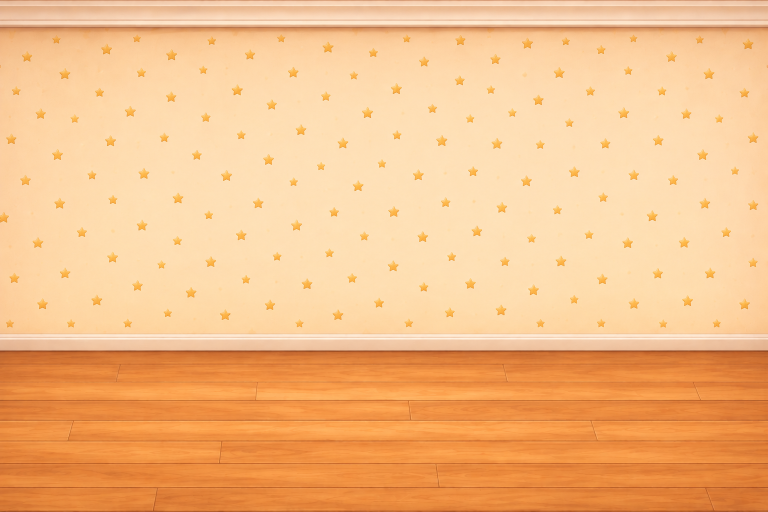
#> input picture assets/rooms/kids/kids_room_side.png, 1536 x 1024 px (shown at 1/2 size); its folder holds 5 pictures in this run
$ python process_room.py
#> lines starting #> are read from the running program, lines starting #| are printed output that depends on the picture; after the words box and inside, x2 and y2 are one past the last pixel; in counts of white or black regions, pixels touching at a corner belong together
#!/usr/bin/env python3
"""Builds seamless room textures and the window cut-out from the source room art.

Inputs  (kept untouched):
    assets/rooms/kids/kids_room_side.png    - room without window
    assets/rooms/kids/kids_room_center.png  - same room with a #FF00FF window
Outputs (lossless PNG):
    assets/rooms/kids/wall_tile.png   - wallpaper + cornice + baseboard, tiles horizontally
    assets/rooms/kids/floor_tile.png  - floor planks, tiles horizontally
    assets/rooms/kids/window.png      - window frame + sill with transparent glass

Run:  python3 tools/process_room.py   (needs numpy, scipy, pillow)
"""
from __future__ import annotations

import os
import numpy as np
from PIL import Image
from scipy import ndimage as ndi

ROOT = os.path.dirname(os.path.dirname(os.path.abspath(__file__)))
KIDS = os.path.join(ROOT, "assets", "rooms", "kids")

FLOOR_Y = 701          # first floor row (same in both source images)
WALLPAPER_Y = (56, 676)  # rows with star wallpaper (between cornice and baseboard)
OVERLAP = 256          # columns used for the wrap-around blend
CROP = (64, 1472)      # drop the darkest outer columns of the source
# plank row boundaries in the source (horizontal dark lines)
PLANK_ROWS = [701, 728, 764, 799, 840, 882, 927, 973, 1024]


def load(name: str) -> np.ndarray:
#> called with name = 'kids_room_side.png'
    return np.asarray(Image.open(os.path.join(KIDS, name)).convert("RGB")).astype(np.float64)
#> call 2 of load, with name = 'kids_room_center.png'
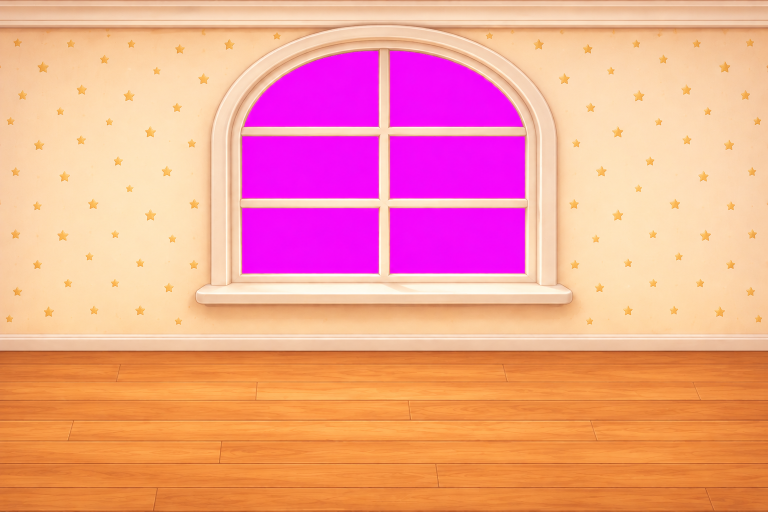
#> input picture assets/rooms/kids/kids_room_center.png, 1536 x 1024 px (shown at 1/2 size)


def save(arr: np.ndarray, name: str) -> None:
    mode = "RGBA" if arr.shape[2] == 4 else "RGB"
    Image.fromarray(np.clip(arr + 0.5, 0, 255).astype(np.uint8), mode).save(
        os.path.join(KIDS, name), optimize=True)
    print("wrote", name, arr.shape[1], "x", arr.shape[0])


def star_mask(img: np.ndarray) -> np.ndarray:
    r, b = img[..., 0], img[..., 2]
    m = (r - b) > 100
#> m: shape (701, 1536) bool; 8.1% white; 395 white regions (225 under 20 px), largest, box (x1, y1, x2, y2) and area: (0, 54, 1536, 142) 48523, (1447, 595, 1536, 668) 2007, (0, 638, 94, 668) 1908
    m[: WALLPAPER_Y[0]] = False
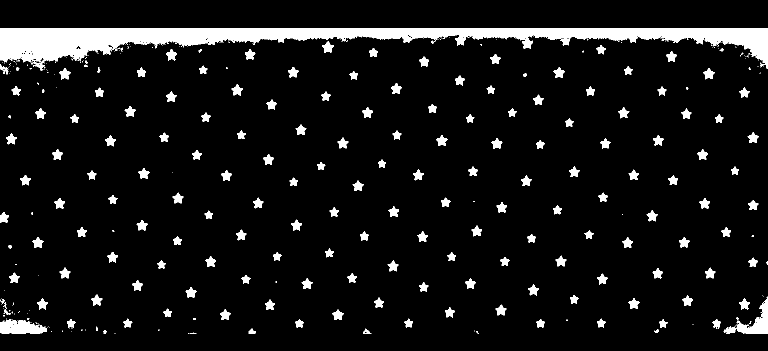
#> m: shape (701, 1536) bool (shown at 1/2 size); 7.9% white; 362 white regions (194 under 20 px), largest, box (x1, y1, x2, y2) and area: (0, 56, 1536, 142) 46615, (1447, 595, 1536, 668) 2007, (0, 638, 94, 668) 1908
    m[WALLPAPER_Y[1]:] = False
    m = ndi.binary_opening(m, iterations=1)
#> m: shape (701, 1536) bool; 7.7% white; 197 white regions (29 under 20 px), largest, box (x1, y1, x2, y2) and area: (0, 56, 1536, 142) 45859, (1448, 597, 1536, 668) 1940, (0, 638, 93, 668) 1839
    lab, _ = ndi.label(m)
#> lab: shape (701, 1536) int32; 209 distinct labels, from 0 to 208
    keep = np.zeros(lab.max() + 1, bool)
    for i, sl in enumerate(ndi.find_objects(lab), start=1):
        hh, ww = sl[0].stop - sl[0].start, sl[1].stop - sl[1].start
        keep[i] = 6 <= hh <= 45 and 6 <= ww <= 45   # star-sized blobs only
#> this loop made 208 passes
#> (hh, ww) on passes 1 to 3: (81, 1536), (4, 5), (3, 3)
    m = keep[lab]
#> m: shape (701, 1536) bool; 3.1% white; 163 white regions, largest, box (x1, y1, x2, y2) and area: (645, 83, 667, 105) 286, (118, 136, 141, 159) 286, (332, 98, 354, 121) 282
    return ndi.binary_dilation(m, iterations=6)
#> returned value: shape (701, 1536) bool; 8.9% white; 160 white regions, largest, box (x1, y1, x2, y2) and area: (112, 130, 147, 165) 747, (639, 77, 673, 111) 746, (326, 92, 360, 127) 737


def masked_blur(img: np.ndarray, valid: np.ndarray, sigma) -> np.ndarray:
#> called with sigma = (6, 90)
    w = ndi.gaussian_filter(valid.astype(np.float64), sigma)
    out = np.empty_like(img)
    for c in range(img.shape[2]):
        out[..., c] = ndi.gaussian_filter(img[..., c] * valid, sigma) / np.maximum(w, 1e-6)
    return out


def flatten_vignette(img: np.ndarray, ignore: np.ndarray, sigma) -> np.ndarray:
    """Divides out the low-frequency horizontal brightness falloff (vignette).

    The reference brightness of every row is the mean of its central part, so the
    designed vertical shading (cornice shadow etc.) is kept.
    """
    valid = ~ignore
    prof = masked_blur(img, valid, sigma)
    h, w = img.shape[:2]
#> h = 701; w = 1536
    centre = slice(int(w * 0.3), int(w * 0.7))
    target = prof[:, centre].mean(axis=1, keepdims=True)
#> target = 701 rows, first 8: [238.3, 195.9, 163.4], [238.4, 196.1, 163.7], [238.7, 196.6, 164.2], [239.1, 197.3, 164.9], [239.5, 198.1, 165.7], [239.9, 198.8, 166.4], [240.3, 199.5, 166.9], [240.6, 199.9, 167.2]
    return img * (target / np.maximum(prof, 1.0))
#> returned value: shape (701, 1536, 3) float64


def make_wall(side: np.ndarray) -> np.ndarray:
    wall = side[:FLOOR_Y].copy()
    stars = star_mask(wall)
    wall = flatten_vignette(wall, stars, (6.0, 90.0))[:, CROP[0]:CROP[1]]
#> wall: shape (701, 1408, 3) float64
    stars = stars[:, CROP[0]:CROP[1]]
#> stars: shape (701, 1408) bool; 8.9% white; 145 white regions (1 under 20 px), largest, box (x1, y1, x2, y2) and area: (48, 130, 83, 165) 747, (575, 77, 609, 111) 746, (262, 92, 296, 127) 737
    h, w = wall.shape[:2]
#> h = 701; w = 1408
    # vertical brightness: keep the designed look but remove the extra darkening
    # towards the very top of the wallpaper band (flat across x after flattening).
    wall_px = wall
    bg = wall.copy()
    filled = masked_blur(wall, ~stars, 5.0)
    bg[stars] = filled[stars]

    n = w - OVERLAP
#> n = 1152
    t = np.linspace(0.0, 1.0, OVERLAP)
    t = t * t * (3 - 2 * t)
    out = bg[:, :n].copy()
#> out: shape (701, 1152, 3) float64
    out[:, :OVERLAP] = bg[:, n:] * (1 - t)[None, :, None] + bg[:, :OVERLAP] * t[None, :, None]

    # re-place stars as whole objects (no ghosting), wrapping around the tile
    lab, cnt = ndi.label(stars)
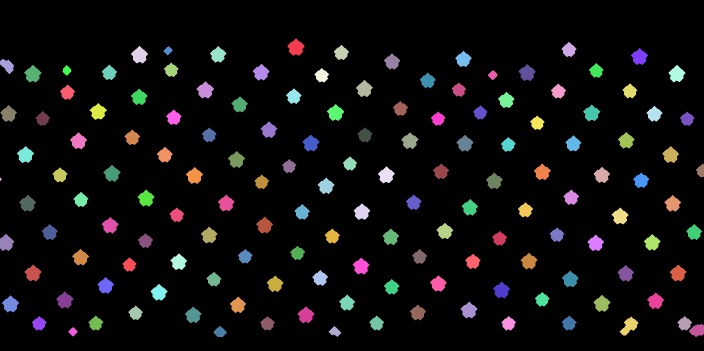
#> lab: shape (701, 1408) int32 (shown at 1/2 size); 146 distinct labels, from 0 to 145; one colour per label, 0 black
#> cnt = 145
    objs = ndi.find_objects(lab)
#> objs = 145 items
    placed: list[tuple[float, float]] = []
    soft_all = ndi.gaussian_filter(stars.astype(np.float64), 1.2)
    cand = []
    for i, sl in enumerate(objs, start=1):
        ys, xs = sl
        cy = (ys.start + ys.stop) / 2
        cx = (xs.start + xs.stop) / 2
        if cx >= n:
            ox = cx - n
            if ox / OVERLAP >= 0.5:
                continue
            shift = -n
        elif cx < OVERLAP:
            if cx / OVERLAP < 0.5:
                continue
            shift = 0
        else:
            shift = 0
        cand.append((i, sl, cx + shift, cy, shift))
#> this loop made 145 passes
#> (cy, cx, ox, shift) on passes 7, 12, 26, 35, 48, 67, 86, 100: (113, 1279, 127, -1152), (141, 1192.5, 40.5, -1152), (182, 1260, 108, -1152), (226, 1183.5, 31.5, -1152), (280.5, 1252.5, 100.5, -1152), (350, 1203.5, 51.5, -1152), (432, 1240, 88, -1152), (485.5, 1191.5, 39.5, -1152)
#> (cy, cx, shift) on passes 1 to 6: (94, 592, 0), (99, 1138, 0), (105, 683, 0), (109.5, 279, 0), (108.5, 436.5, 0), (102, 336.5, 0)
#> after the loop, cand = 119 items
    for i, sl, ox, oy, shift in cand:
        if any((ox - px) ** 2 + (oy - py) ** 2 < 40 ** 2 for px, py in placed):
            continue
        placed.append((ox, oy))
        ys, xs = sl
        y0, y1 = max(ys.start - 3, 0), min(ys.stop + 3, h)
        x0, x1 = max(xs.start - 3, 0), min(xs.stop + 3, w)
        a = soft_all[y0:y1, x0:x1] * (lab[y0:y1, x0:x1] == i).astype(np.float64)
        a = np.clip(ndi.gaussian_filter((lab[y0:y1, x0:x1] == i).astype(np.float64), 1.0) * 1.6, 0, 1)
        src = wall_px[y0:y1, x0:x1]
        for dx in range(x1 - x0):
            ox_col = (x0 + dx + shift) % n
            col = out[y0:y1, ox_col]
            out[y0:y1, ox_col] = col * (1 - a[:, dx, None]) + src[:, dx] * a[:, dx, None]
#> this loop made 119 passes
#> (i, ox, oy, shift, y0, y1, x0, x1) on passes 1, 2, 3, 4, 5, 6, 7, 8, 9, 11, 12, 13: (1, 592, 94, 0, 74, 114, 572, 612), (2, 1138, 99, 0, 81, 117, 1120, 1156), (3, 683, 105, 0, 87, 123, 665, 701), (4, 279, 109.5, 0, 89, 130, 259, 299), (5, 436.5, 108.5, 0, 89, 128, 417, 456), (6, 336.5, 102, 0, 90, 114, 324, 349), (7, 127, 113, -1152, 93, 133, 1259, 1299), (8, 927, 118, 0, 99, 137, 908, 946), (9, 784, 123, 0, 104, 142, 765, 803), (12, 40.5, 141, -1152, 123, 159, 1175, 1210), (13, 522.5, 144.5, 0, 125, 164, 503, 542), (14, 1054, 145, 0, 125, 165, 1034, 1074)
#> (i, ox, oy, shift) on passes 10, 15, 24: (11, 342.5, 139.5, 0), (17, 134, 140.5, 0), (27, 135, 184.5, 0)
#> after the loop, placed = 116 pairs, first value 31.5 to 1147, second value 94 to 664
#> in save, `mode = "RGBA" if arr.shape[2] == 4 else "RGB"`: mode = 'RGB'
#| wrote wall_tile.png 1152 x 701
    return out


def make_floor(side: np.ndarray) -> np.ndarray:
    floor = side[FLOOR_Y:].copy()
    none = np.zeros(floor.shape[:2], bool)
    floor = flatten_vignette(floor, none, (2.0, 220.0))[:, CROP[0]:CROP[1]]
#> in flatten_vignette (call 2), `valid = ~ignore`: valid: shape (323, 1536) bool; every value is 1
#> call 3 of masked_blur, with sigma = (2, 220)
#> in masked_blur (call 3), `w = ndi.gaussian_filter(valid.astype(np.float64), sigma)`: w: shape (323, 1536) float64; every value is 1
#> after the loop in masked_blur (call 3), `for c in range(img.shape[2]):`:
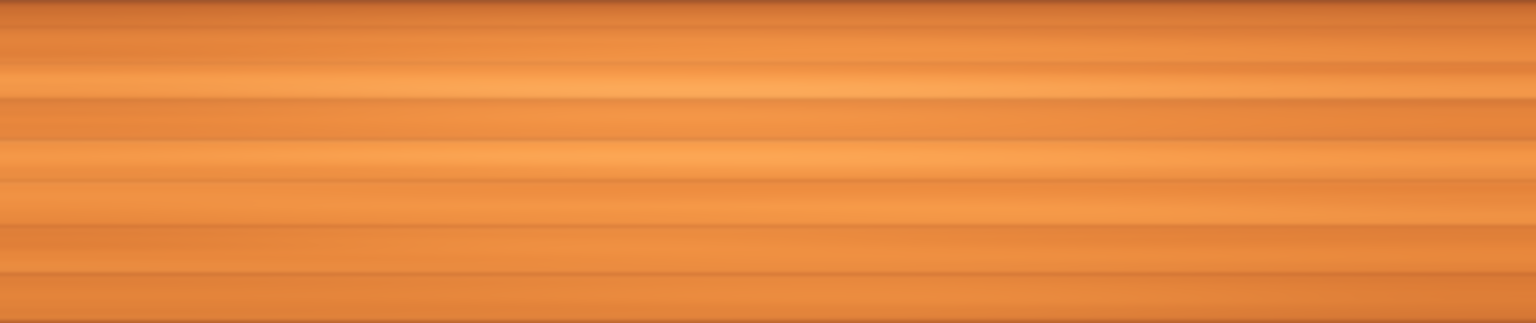
#> out: shape (323, 1536, 3) float64; mean R, G, B 232, 138.4, 64.3
#> in flatten_vignette (call 2), `target = prof[:, centre].mean(axis=1, keepdims=True)`: target = 323 rows, first 8: [162.1, 87.12, 45.38], [167.1, 89.34, 45.36], [175.4, 93.36, 45.68], [184.6, 98.29, 46.57], [192.7, 103.1, 47.86], [198.7, 107.1, 49.2], [202.9, 110.1, 50.35], [205.8, 112.3, 51.27]
#> floor: shape (323, 1408, 3) float64
    h, w = floor.shape[:2]
#> h = 323; w = 1408
    n = w - OVERLAP
#> n = 1152
    out = floor[:, :n].copy()
#> out: shape (323, 1152, 3) float64
    # per plank band: a hard cut drawn as a new plank joint, placed away from
    # the existing joints of both copies and staggered against the previous band
    lum = floor.mean(axis=2)
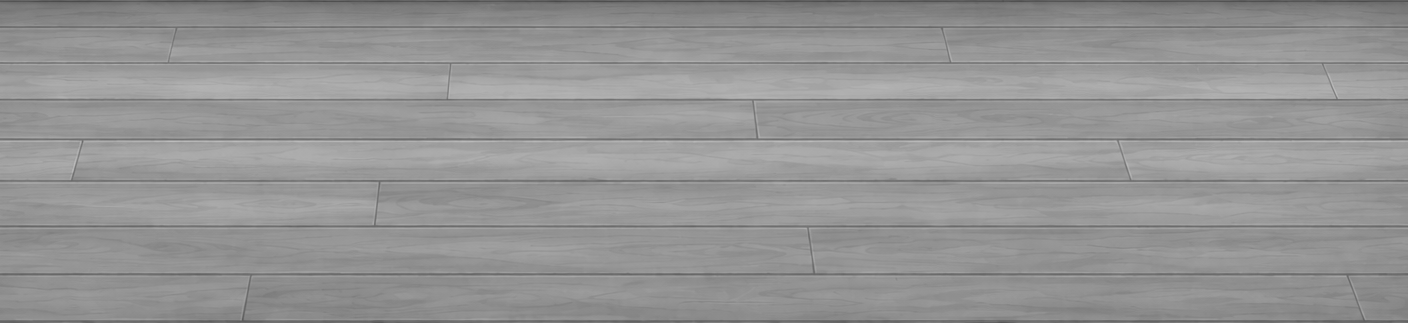
#> lum: shape (323, 1408) float64; min 75.04, max 189.9, mean 148.7
    prev = prev2 = -1000
    pref = [60, 200, 120, 30, 170, 90, 220, 140]
    for bi in range(len(PLANK_ROWS) - 1):
        y0, y1 = PLANK_ROWS[bi] - FLOOR_Y, PLANK_ROWS[bi + 1] - FLOOR_Y
        prof = lum[y0 + 4:y1 - 3].mean(axis=0)
        local = ndi.uniform_filter1d(prof, 15)
        joints = np.nonzero(prof < local - 8)[0]
        best, best_score = 128, -1.0
        for c in range(24, OVERLAP - 24, 2):
            out_joints = [j for j in joints if c <= j < n] + [j - n for j in joints if n <= j < n + c]
            dmin = min([abs(c - j) for j in out_joints] + [abs(c - (j - n)) for j in joints if j >= n] + [999])
            # distance to joints across the wrap as well
            dmin = min(dmin, min([abs(c - j) for j in joints if j < OVERLAP] + [999]))
            score = (min(dmin, 120) + min(abs(c - prev), 90) * 0.7 + min(abs(c - prev2), 60) * 0.5
                     - abs(c - pref[bi % len(pref)]) * 0.15)
            if score > best_score:
                best, best_score = c, score
        c = best
        prev2, prev = prev, c
        out[y0:y1, :c] = floor[y0:y1, n:n + c]
        for k in range(-2, 3):
            tt = (k + 2.5) / 5.0
            out[y0:y1, c + k] = floor[y0:y1, n + c + k] * (1 - tt) + floor[y0:y1, c + k] * tt
        line_y = slice(y0 + 2, y1 - 1)
        out[line_y, c - 1] *= 0.80
        out[line_y, c] *= 0.62
        out[line_y, c + 1] *= 0.85
#> this loop made 8 passes
#> joints on pass 3: [448, 449]
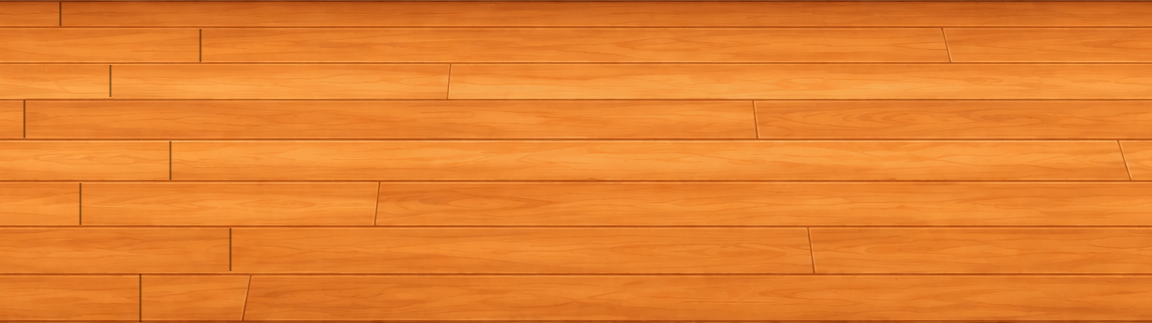
#> out: shape (323, 1152, 3) float64; mean R, G, B 236.2, 143.3, 67.5; drawn with min black and max white
#| wrote floor_tile.png 1152 x 323
    return out


def make_window(center: np.ndarray) -> np.ndarray:
    h, w = center.shape[:2]
#> h = 1024; w = 1536
    r, g, b = center[..., 0], center[..., 1], center[..., 2]
#> r: shape (1024, 1536) float64
#> b: shape (1024, 1536) float64
    # magenta-ness: 1 for #FF00FF, 0 for normal colours
    mag = np.clip((np.minimum(r, b) - g + 30) / 285.0, 0, 1)
    glass = ndi.binary_closing(mag > 0.5, iterations=2)
#> glass: shape (1024, 1536) bool; 12.7% white; 6 white regions, box (x1, y1, x2, y2) and area: (484, 416, 757, 547) 35757, (780, 416, 1050, 547) 35365, (484, 272, 757, 397) 33777, (780, 272, 1050, 397) 33433, (489, 102, 757, 254) 30679, (780, 102, 1046, 254) 29976
    glass = ndi.binary_fill_holes(glass)
    ys, xs = np.nonzero(glass)
    gx0, gx1, gy0, gy1 = xs.min(), xs.max(), ys.min(), ys.max()
#> gx0 = 484; gx1 = 1049; gy0 = 102; gy1 = 546

    # the frame's dark outer outline: scan each row from outside inwards
    dark = (r < 215) & (g < 165) & (b < 125) & (mag < 0.2)
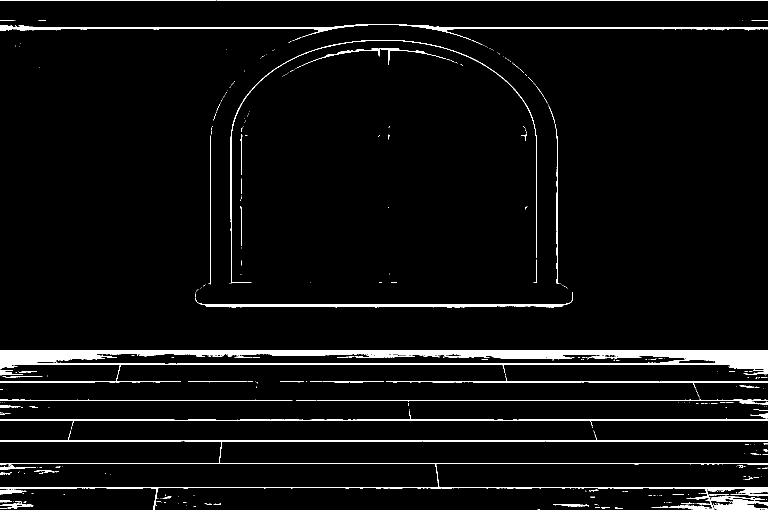
#> dark: shape (1024, 1536) bool (shown at 1/2 size); 4.5% white; 413 white regions (345 under 20 px), largest, box (x1, y1, x2, y2) and area: (0, 701, 1536, 765) 24814, (0, 861, 1536, 1024) 17570, (0, 48, 1536, 80) 5075
    left = np.full(h, -1)
#> left = 1024 values from -1 to -1
    right = np.full(h, -1)
#> right = 1024 values from -1 to -1
    for y in range(20, 640):
        row = dark[y, 360:gx0 - 5]
        idx = np.nonzero(row)[0]
        if len(idx):
            left[y] = 360 + idx[0]
        row = dark[y, gx1 + 5:1180]
        idx = np.nonzero(row)[0]
        if len(idx):
            right[y] = gx1 + 5 + idx[-1]
#> after the loop, left = 1024 values, max 474 at index 223, min -1 at index 0, mean 177.6; right = 1024 values, max 1179 at index 55, min -1 at index 0, mean 487.8
    # top arch: per column, first dark pixel from the top below the cornice
    top = np.full(w, 10 ** 6)
    for x in range(360, 1180):
        col = dark[58:gy0 + 40, x]
        idx = np.nonzero(col)[0]
        if len(idx):
            top[x] = 58 + idx[0]
#> after the loop, top = 1536 values, max 1000000 at index 0, min 58 at index 628, mean 683620.9
    return glass, mag, (gx0, gx1, gy0, gy1), left, right, top, dark


def build_window(center: np.ndarray) -> np.ndarray:
    glass, mag, (gx0, gx1, gy0, gy1), left, right, top, dark = make_window(center)
#> gx0 = 484; gx1 = 1049; gy0 = 102; gy1 = 546
    h, w = center.shape[:2]
    cx = (gx0 + gx1) / 2.0
#> cx = 766.5

    # Geometric model of the outer contour (frame is symmetric):
    # straight jambs + circular arch, sill a rounded box.
    rows = np.arange(h)
    valid = (left > 0) & (right > 0)
    # jamb half-width from the straight part of the frame
    straight = valid & (rows > 330) & (rows < 560)
    half = np.median(np.concatenate([cx - left[straight], right[straight] - cx]))
#> half = 346.5
    # arch: half-ellipse with semi-axis `half` horizontally; y = ay - b*sqrt(1-u^2)
    xs = np.arange(w)
    u = (xs - cx) / half
#> u = 1536 values from -2.21 to 2.22
    sel = (top < 10 ** 6) & (np.abs(u) > 0.3) & (np.abs(u) < 0.92)
    k = np.sqrt(1 - u[sel] ** 2)
#> k = 278 values, max 0.953 at index 127, min 0.42 at index 0, mean 0.844
    A = np.stack([np.ones_like(k), -k], 1)
#> A = 278 pairs, first value 1 to 1, second value -0.953 to -0.42
    (ay, bax), *_ = np.linalg.lstsq(A, top[sel].astype(float), rcond=None)
#> ay = 308; bax = 259.8
    resid = top[sel] - (ay - bax * k)
#> resid = 278 values, max 34.03 at index 238, min -101 at index 0, mean 2.01e-13
    print(f"arch fit residual: median {np.median(np.abs(resid)):.2f}px, max {np.abs(resid).max():.1f}px")
#| arch fit residual: median 6.10px, max 101.0px
    R = bax
#> R = 259.8
    # sill: find from the left contour the rows where the frame is much wider
    sill_rows = valid & (rows > 540) & ((cx - left) > half + 20)
    sy0, sy1 = rows[sill_rows].min(), rows[sill_rows].max()
#> sy0 = 585; sy1 = 607
    sill_half = np.median(cx - left[sill_rows][3:-3])

    yy, xx = np.mgrid[0:h, 0:w].astype(float)
    # signed distance-ish masks with 1px anti-aliasing (outline included)
    pad = 1.0
    jamb = np.clip(half + pad - np.abs(xx - cx) + 0.5, 0, 1) * (yy >= ay)
    ell = np.hypot((xx - cx) / (half + pad), (yy - ay) / (R + pad))
    arch = np.clip((1 - ell) * min(half, R) + 0.5, 0, 1) * (yy < ay)
    # the arch also needs the jamb above ay where the circle is narrower than the jamb
    frame = np.clip(jamb + arch, 0, 1) * (yy <= sy0 + 2)
    sill = np.clip(sill_half + pad - np.abs(xx - cx) + 0.5, 0, 1) * (yy > sy0 - 6) * (yy <= sy1 + 1.5)
    # round the sill corners a little
    alpha = np.clip(np.maximum(frame, sill), 0, 1)

    # glass becomes transparent; un-mix magenta from anti-aliased glass edges
    m = ndi.gaussian_filter(mag, 0.6)
    alpha = alpha * (1 - np.clip(m * 1.15, 0, 1))
    rgb = center.copy()
    frame_col = ndi.median_filter(center, size=(5, 5, 1))
    edge = (m > 0.02) & (m < 0.98)
    rgb[edge] = frame_col[edge]
    # where magenta leaked into frame pixels, recover colour: c = (p - m*M)/(1-m)
    M = np.array([255.0, 0.0, 255.0])
    leak = (mag > 0.0) & (mag < 0.9)
    mm = mag[leak][:, None]
    rgb[leak] = np.clip((center[leak] - mm * M) / np.maximum(1 - mm, 0.1), 0, 255)

    # soft synthetic contact shadow under the sill and beside the jambs
    solid = (alpha > 0.5).astype(np.float64)
    shifted = np.zeros_like(solid)
    shifted[6:, 3:] = solid[:-6, :-3]
    shadow = ndi.gaussian_filter(shifted, 7.0) * 0.28 * (1 - alpha)
    out = np.zeros((h, w, 4))
    out[..., :3] = rgb
    out[..., 3] = alpha * 255
    sh_col = np.array([150.0, 90.0, 55.0])
    sa = shadow * (1 - alpha)
    tot = alpha + sa
    out[..., :3] = np.where(tot[..., None] > 0,
                            (rgb * alpha[..., None] + sh_col * sa[..., None]) / np.maximum(tot, 1e-6)[..., None],
                            rgb)
    out[..., 3] = np.clip(tot, 0, 1) * 255
    # glass mask (for the sky placeholder / future landscape)
    glass_a = np.clip(m * 1.15, 0, 1) * (alpha < 0.999)
    glass_a = np.clip(ndi.gaussian_filter(glass_a, 0.5) * 1.0 + (glass > 0) * 1.0, 0, 1)
    # crop
    y0 = int(max(ay - R - 4, 0))
    y1 = int(min(sy1 + 46, h))
    x0 = int(cx - sill_half - 6)
    x1 = int(cx + sill_half + 7)
    print(f"window: centre x={cx:.1f} arch centre y={ay:.1f} R={R:.1f} jamb half={half:.1f}"
          f" sill rows {sy0}-{sy1} half={sill_half:.1f}; crop x{x0}-{x1} y{y0}-{y1}")
#| window: centre x=766.5 arch centre y=308.0 R=259.8 jamb half=346.5 sill rows 585-607 half=375.5; crop x385-1149 y44-653
    with open(os.path.join(KIDS, "window_placement.txt"), "w") as f:
        f.write(f"source_crop_x0={x0}\nsource_crop_y0={y0}\nwidth={x1 - x0}\nheight={y1 - y0}\n"
                f"glass_x0={gx0 - x0}\nglass_x1={gx1 - x0}\nglass_y0={gy0 - y0}\nglass_y1={gy1 - y0}\n"
                f"sill_top_y_in_room={sy0}\n")
    gm = np.zeros((h, w, 4))
    gm[..., :3] = 255
    # glass extends 3px under the frame so no gap shows between sky and frame
    gm[..., 3] = ndi.grey_dilation(glass_a, size=(7, 7)) * 255
    save(gm[y0:y1, x0:x1], "window_glass_mask.png")
#| wrote window_glass_mask.png 764 x 609
    return out[y0:y1, x0:x1]


def main() -> None:
    side = load("kids_room_side.png")
    center = load("kids_room_center.png")
    save(make_wall(side), "wall_tile.png")
    save(make_floor(side), "floor_tile.png")
    save(build_window(center), "window.png")
#| wrote window.png 764 x 609


if __name__ == "__main__":
    main()
